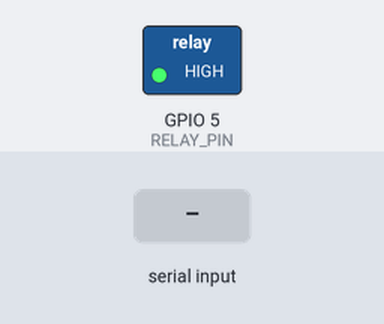
Bench run of a sketch on a simulated ESP8266 (NodeMCU). On the bench: switched loads named in the sketch (green lamp = pin HIGH). The inputs (shaded band) are chosen by the test bench. WiFi joins after 1.5 s; servers stay silent unless stated; no MQTT or app messages arrive unless stated; what the sketch prints to the serial monitor is not drawn.

Above: at 3.0 s.
3.1 s: "1" received over Serial
At 3.8 s:
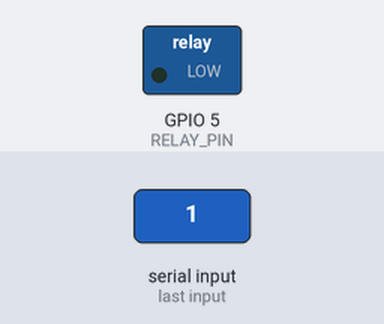
7.6 s: "0" received over Serial
At 8.4 s:
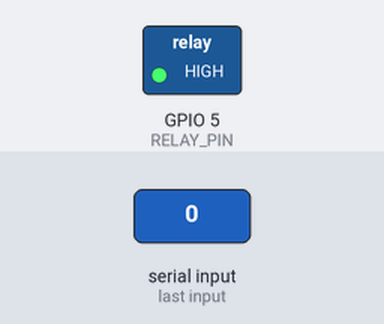
Timing chart, 0 to 10.6 s (numbered marks = the images above; inputs shaded):
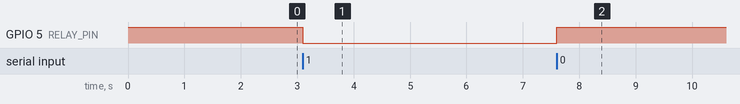

Measured:
- after the input at 3.1 s, GPIO 5 (RELAY_PIN): HIGH → LOW at once
- after the input at 7.6 s, GPIO 5 (RELAY_PIN): LOW → HIGH at once

The sketch:

sketch_apr12a.ino
```cpp
#include <ESP8266WiFi.h>
#include <PubSubClient.h>
#include <ArduinoJson.h>

// --- WiFi 和 MQTT 配置 ---
const char* ssid         = "Man";
const char* password     = "hjnb0404";
const char* mqttServer   = "d82876d880.st1.iotda-device.cn-north-4.myhuaweicloud.com";
const int   mqttPort     = 1883;
const char* mqttClientId = "67f74c6f2902516e867003b8_66666666_0_0_2025041005";
const char* mqttUser     = "67f74c6f2902516e867003b8_66666666";
const char* mqttPassword = "53d46fc2ee51d7e7e5b91ce3542b5886fd2b6b3bd3748cedd363f8fcda3bc668";
#define deviceId "67f74c6f2902516e867003b8_66666666"
#define RELAY_PIN 5  // D1 (NodeMCU开发板实际GPIO5)

#define SHADOW_GET_REQUEST_TOPIC_PREFIX "$oc/devices/" deviceId "/sys/shadow/get/request_id="
#define SHADOW_GET_RESPONSE_TOPIC_PREFIX "$oc/devices/" deviceId "/sys/shadow/get/response/request_id="
#define PROPERTIES_REPORT_TOPIC "$oc/devices/" deviceId "/sys/properties/report"

WiFiClient espClient;
PubSubClient client(espClient);

bool kValue = false;
unsigned long lastShadowRequestTime = 0;
const unsigned long shadowRequestInterval = 2000;
unsigned long lastPrintTime = 0;

// ---- WiFi 连接 ----
void setup_wifi() {
  delay(10);
  Serial.println("[WIFI] Connecting...");
  WiFi.begin(ssid, password);
  while (WiFi.status() != WL_CONNECTED) {
    delay(500);
    Serial.print(".");
  }
  Serial.println("\n[WIFI] Connected!");
}

// ---- 控制继电器 ----
void setRelay(bool on) {
  // 低电平吸合，k=1吸合（开门），k=0断开（关门）
  digitalWrite(RELAY_PIN, on ? LOW : HIGH);
  Serial.printf("[继电器] %s（k=%d，实际IO=%s）\n",
    on ? "吸合(开门)" : "断开(关门)",
    on ? 1 : 0,
    on ? "LOW" : "HIGH"
  );
}

// ---- 上报属性到云端 ----
void publishData() {
  StaticJsonDocument<256> doc;
  JsonArray services = doc.createNestedArray("services");
  JsonObject service = services.createNestedObject();
  service["service_id"] = "door";
  JsonObject properties = service.createNestedObject("properties");
  properties["k"] = kValue;
  char jsonBuffer[256];
  serializeJson(doc, jsonBuffer);
  client.publish(PROPERTIES_REPORT_TOPIC, jsonBuffer);
  Serial.print("[MQTT] 上报 reported.k: ");
  Serial.println(kValue ? "true" : "false");
}

// ---- shadow 响应回调 ----
void callback(char* topic, byte* payload, unsigned int length) {
  Serial.print("[DEBUG] 收到MQTT消息：");
  Serial.print(topic);
  Serial.print(" ： ");
  for (unsigned int i = 0; i < length; ++i) Serial.write(payload[i]);
  Serial.println();

  String topicStr = String(topic);
  if (topicStr.indexOf("/shadow/get/response/") != -1) {
    StaticJsonDocument<512> doc;
    DeserializationError error = deserializeJson(doc, payload, length);
    if (error) {
      Serial.print("[MQTT] 解析错误: ");
      Serial.println(error.c_str());
      return;
    }
    if (doc.containsKey("shadow")) {
      JsonArray shadowArray = doc["shadow"].as<JsonArray>();
      for (JsonVariant v : shadowArray) {
        if (v["service_id"] && strcmp(v["service_id"], "door") == 0) {
          if (v.containsKey("reported") && v["reported"].containsKey("properties")) {
            JsonObject props = v["reported"]["properties"].as<JsonObject>();
            if (props.containsKey("k")) {
              bool repK = false;
              if (props["k"].is<bool>()) repK = props["k"].as<bool>();
              else if (props["k"].is<int>()) repK = props["k"].as<int>() != 0;
              kValue = repK;
              setRelay(kValue); // 强制同步
              Serial.printf("[MQTT] setRelay(k=%d)\n", kValue ? 1 : 0);
            }
          }
          break;
        }
      }
    }
  }
}

// ---- MQTT 连接/重连 ----
void reconnect() {
  while (!client.connected()) {
    Serial.print("[MQTT] 尝试连接...");
    if (client.connect(mqttClientId, mqttUser, mqttPassword)) {
      String shadowResponseTopic = String(SHADOW_GET_RESPONSE_TOPIC_PREFIX) + "+";
      Serial.print("[MQTT] 订阅主题：");
      Serial.println(shadowResponseTopic);
      client.subscribe(shadowResponseTopic.c_str());
      Serial.println("[MQTT] 连接成功并已订阅 shadow 响应");
    } else {
      Serial.print("[MQTT] 连接失败, 状态: ");
      Serial.println(client.state());
      delay(3000);
    }
  }
}

// ---- 初始化 ----
void setup() {
  Serial.begin(115200);

  pinMode(RELAY_PIN, OUTPUT);
  digitalWrite(RELAY_PIN, HIGH); // 上电第一时间断开
  delay(300);
  kValue = false;
  setRelay(kValue); // 再保证断开一次

  setup_wifi();
  client.setServer(mqttServer, mqttPort);
  client.setCallback(callback);
}

// ---- 主循环 ----
void loop() {
  if (!client.connected()) reconnect();
  client.loop();

  // 定时主动拉取shadow
  unsigned long now = millis();
  if (now - lastShadowRequestTime >= shadowRequestInterval) {
    String requestId = String(now); // 保证唯一
    String requestTopic = String(SHADOW_GET_REQUEST_TOPIC_PREFIX) + requestId;
    client.publish(requestTopic.c_str(), "");
    lastShadowRequestTime = now;
    Serial.println("[MQTT] 主动请求设备影子...");
  }

  // 串口接收STM32本地指令（如有）
  if (Serial.available() > 0) {
    char inChar = Serial.read();
    if (inChar == '0' || inChar == '1') {
      bool localK = (inChar == '1');
      kValue = localK;
      setRelay(kValue);
      publishData();
      Serial.printf("[本地] 收到STM32指令, k=%d\n", localK ? 1 : 0);
    }
  }

  // 定时打印状态调试
  if (now - lastPrintTime >= 2000) {
    Serial.printf("[调试] 当前k=%d\n", kValue ? 1 : 0);
    lastPrintTime = now;
  }
}
```
